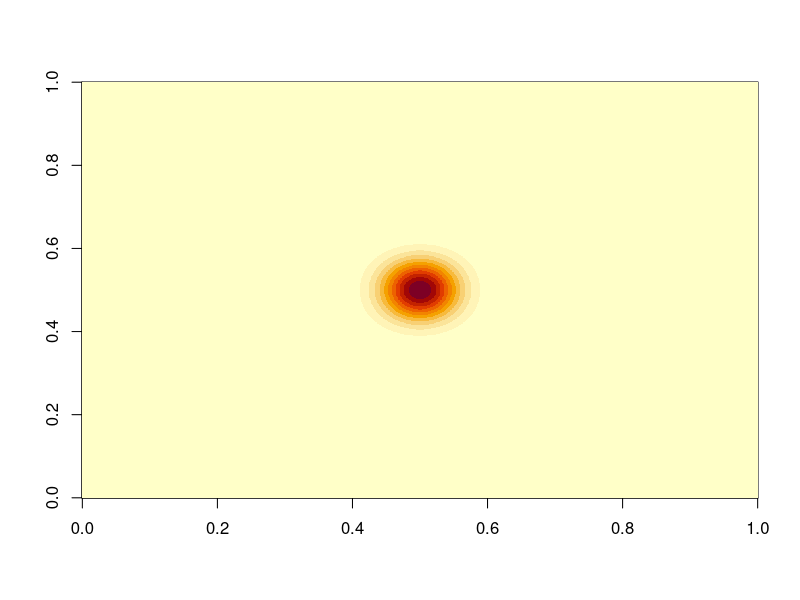

Write R code to recreate this figure.

# Consider a 1000 x 1000 grid of 1m cells
resoln <- 1
grid_mtx <- matrix(NA, nrow = 1000, ncol = 1000)

# Let's say the density of fish per m2 in this grid is 1/(50*50), which
#   is equivalent to one fish per 50m cell in our main study.
# We fill in the number of fish expected in each 5m grid cell.
density_mtx <- grid_mtx
density_mtx[] <- (resoln*resoln) * (1/(50*50)) # area * density
N <- sum(density_mtx)

# Let's establish some other true parameters.
sigma <- exp(3)
p0 <- 1

# Say we have an ROV survey that does a 100m transect whose center runs from
# (500, 450) to (500, 550). It perfectly covers an area of 1000 cells (100 cells long by 10 cells wide).
# By our current logic, the expected count at this ROV would be:
N * 1000 / prod(dim(grid_mtx))


# What if, instead, we consider the expected count as the sum over all cells of
# (fraction of density of the Gaussian space use of a fish centered 
#             in that cell contained in the transect) x (num. fish in that cell)

corners <- matrix(c(495, 450,
                    505, 450,
                    505, 550,
                    495, 550), nrow = 4, byrow = T)

# Function to calculate the pct of a Gaussian contained in a rectangle
# (courtesy of ChatGPT)
gaussian_fraction_in_rotated_rect <- function(corners, a = 0, b = 0, sigma = 1) {
  # corners: 4x2 matrix of rectangle corners (x, y)
  # a, b: center of 2D Gaussian
  # sigma: std dev of isotropic Gaussian
  
  # Step 1: Shift rectangle so Gaussian is at origin
  shifted_corners <- corners - matrix(c(a, b), nrow = 4, ncol = 2, byrow = TRUE)
  
  # Step 2: Get vector along one side (use corners 1 and 2)
  v <- shifted_corners[2, ] - shifted_corners[1, ]
  theta <- atan2(v[2], v[1])  # rotation angle of the rectangle
  
  # Step 3: Build rotation matrix (clockwise by theta)
  R <- matrix(c(cos(-theta), -sin(-theta),
                sin(-theta),  cos(-theta)), ncol = 2)
  
  # Step 4: Rotate all shifted corners
  rotated_corners <- t(R %*% t(shifted_corners))
  
  # Step 5: Get axis-aligned bounding box in rotated space
  x1 <- min(rotated_corners[, 1])
  x2 <- max(rotated_corners[, 1])
  y1 <- min(rotated_corners[, 2])
  y2 <- max(rotated_corners[, 2])
  
  # Step 6: Use closed-form CDF
  fx <- pnorm(x2 / sigma) - pnorm(x1 / sigma)
  fy <- pnorm(y2 / sigma) - pnorm(y1 / sigma)
  
  return(fx * fy)
}

# Test: a point on the corner of the rectangle with small sigma should have value 0.25
gaussian_fraction_in_rotated_rect(corners, 495, 450, sigma = 0.1)

# Test: a point on the edge of the rectangle with small sigma should have value 0.5
gaussian_fraction_in_rotated_rect(corners, 495, 500, sigma = 0.1)

# Test: as sigma gets bigger the fraction should reduce as there's some chance
#       the fish extends N/S/E of the transect
gaussian_fraction_in_rotated_rect(corners, 495, 500, sigma = 10)
gaussian_fraction_in_rotated_rect(corners, 495, 500, sigma = 20)


# Now, what we need to do is iterate over the whole grid. For each cell, we
# want to calculate the percentage of the buffer of a hypothetical fish
# centered on that cell contained in our transect.
overlap_from_here_mtx <- grid_mtx
for (i in 1:nrow(grid_mtx)) {
  for (j in 1:ncol(grid_mtx)) {
    overlap_from_here_mtx[i, j] <- gaussian_fraction_in_rotated_rect(corners, i - 0.5, j - 0.5, sigma = 40)
  }
}

image(overlap_from_here_mtx)

# Finally, the expected count we're after is the sum of these overlaps times
# the expected number of fish.
sum(overlap_from_here_mtx * density_mtx)

# it's exactly double the previous expected count??

# Note: I could precompute all the transformations/shifts for each transect/cell pair
# and provide this to NIMBLE, although the RAM cost may not be worth it.

